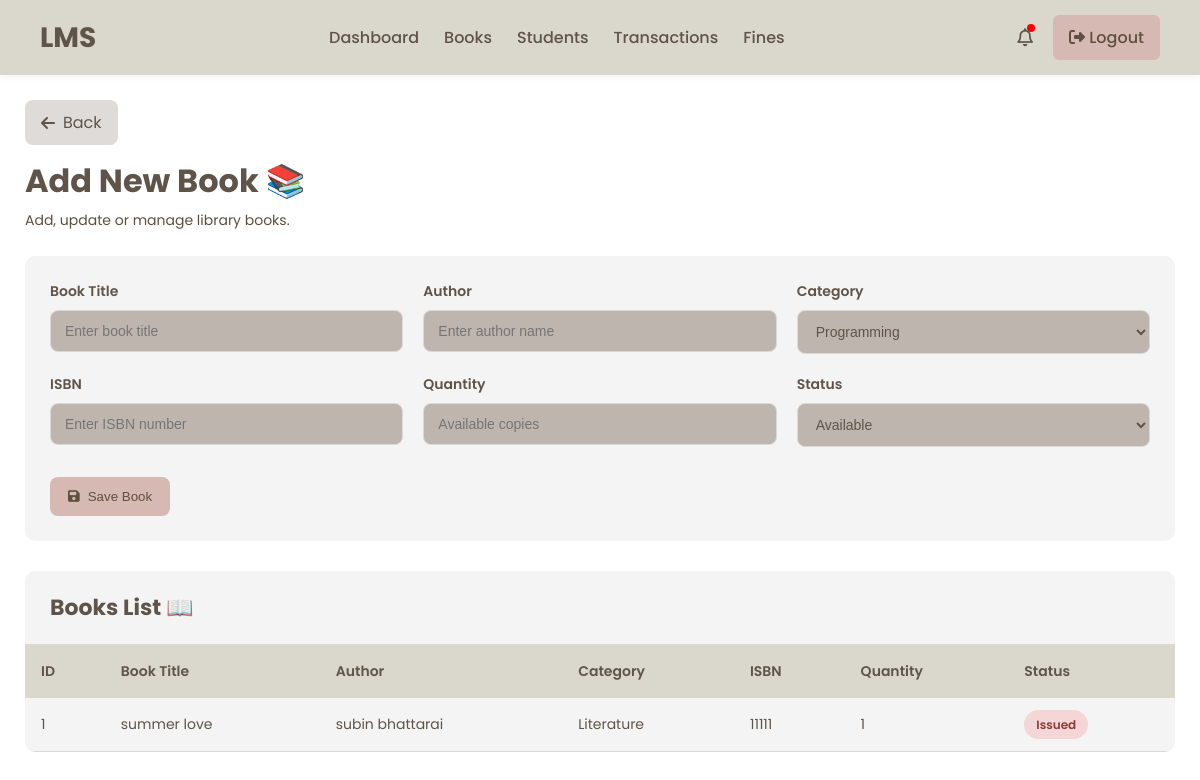
/add-book/, run on the app's committed database.
### library/models.py (models this page shows, shortened)
class Book(models.Model):
    title = models.CharField(max_length=200)
    author = models.CharField(max_length=100)
    category = models.CharField(
        max_length=100,
        default='General'
    )
    isbn = models.CharField(
        max_length=50,
        unique=True,
        null=True,
        blank=True
    )
    quantity = models.IntegerField(default=1)
    available = models.BooleanField(default=True)

### library/views.py (the view, shortened to what this page needs)
# urls.py: path('add-book/', views.add_book, name='add_book'),
def add_book(request):
    context = {
        'books': Book.objects.all()
    }
    return render(
        request,
        'add_book.html',
        context
    )

### templates/add_book.html (shortened to what this page needs)
{% extends 'admin_base.html' %}
{% load static %}
{% block extra_css %}
<link rel="stylesheet" href="{% static 'css/add_book.css' %}">
{% endblock %}
{% block content %}
<div class="students-page">
    <div class="top-header">
        <div class="header-left">
            <a href="{% url 'books' %}"
               class="back-btn">
                <i class="fa-solid fa-arrow-left"></i>
                Back
            </a>
            <h1 class="page-title">
                Add New Book 📚
            </h1>
            <p class="page-subtitle">
                Add, update or manage library books.
            </p>
        </div>
    </div>
    <div class="form-container">
        <form method="POST">
            <div class="input-group">
                <label>Book Title</label>
                <input type="text"
                       name="title"
                       placeholder="Enter book title"
                       required>
            </div>
            <div class="input-group">
                <label>Author</label>
                <input type="text"
                       name="author"
                       placeholder="Enter author name"
                       required>
            </div>
            <div class="input-group">
                <label>Category</label>
                <select name="category" required>
                    <option value="Programming">Programming</option>
                </select>
            </div>
            <div class="input-group">
                <label>ISBN</label>
                <input type="text"
                       name="isbn"
                       placeholder="Enter ISBN number">
            </div>
            <div class="input-group">
                <label>Quantity</label>
                <input type="number"
                       name="quantity"
                       min="1"
                       placeholder="Available copies"
                       required>
            </div>
            <div class="input-group">
                <label>Status</label>
                <select name="available">
                    <option value="True">Available</option>
                </select>
            </div>
            <div class="button-group">
                <button type="submit"
                        class="add-btn">
                    <i class="fa-solid fa-floppy-disk"></i>
                    Save Book
                </button>
            </div>
        </form>
    </div>
    <div class="table-wrapper">
        <div class="table-header">
            <h2>
                Books List 📖
            </h2>
        </div>
        <table>
            <thead>
                <tr>
                    <th>ID</th>
                    <th>Book Title</th>
                    <th>Author</th>
                    <th>Category</th>
                    <th>ISBN</th>
                    <th>Quantity</th>
                    <th>Status</th>
                </tr>
            </thead>
            <tbody>
                {% for book in books %}
                <tr>
                    <td>{{ book.id }}</td>
                    <td>{{ book.title }}</td>
                    <td>{{ book.author }}</td>
                    <td>{{ book.category }}</td>
                    <td>{{ book.isbn }}</td>
                    <td>{{ book.quantity }}</td>
                    <td>
                        {% if book.available %}
                        <span class="active-status">
                            Available
                        </span>
                        {% else %}
                        <span class="inactive-status">
                            Issued
                        </span>
                        {% endif %}
                    </td>
                </tr>
                {% endfor %}
            </tbody>
        </table>
    </div>
</div>
{% endblock %}

### assets/css/admin_base.css (style rules this page uses)
:root { --primary-color: #D9D9D9; --secondary-color: #DAD7CD; --background-color: #FFFFFF; --background-color-table: #F4F4F4; --text-color: #5F5449; --btn-color-1: #D5B9B2; --btn-color-2: #DEDBD8; --btn-color-3: #AAA0A0; --btn-text-color: #5E503F; --background-color-box: #EDDCD2; --box: #BFB5AF; }
* { margin:0; padding:0; box-sizing:border-box; }
body { font-family:'Poppins', sans-serif; background:var(--background-color); color:var(--text-color); min-height:100vh; }
table { width:100%; border-collapse:collapse; }
table th { font-weight:600; }

### assets/css/add_book.css (style rules this page uses)
.students-page { padding:25px; }
.top-header { display:flex; justify-content:space-between; align-items:center; margin-bottom:25px; flex-wrap:wrap; gap:15px; }
.back-btn { display:inline-flex; align-items:center; gap:8px; text-decoration:none; background:var(--btn-color-2); color:var(--text-color); padding:10px 16px; border-radius:8px; transition:.3s; margin-bottom:12px; }
.page-title { font-size:32px; margin-bottom:5px; color:var(--text-color); }
.page-subtitle { color:var(--btn-text-color); font-size:14px; }
.form-container { background:var(--background-color-table); border-radius:10px; padding:25px; margin-bottom:30px; }
.form-container form { display:grid; grid-template-columns:repeat(auto-fit, minmax(280px, 1fr)); gap:20px; }
.input-group { display:flex; flex-direction:column; }
.input-group label { margin-bottom:8px; font-size:14px; font-weight:600; color:var(--text-color); }
.input-group input, .input-group select { padding:12px 14px; border:1px solid var(--primary-color); border-radius:8px; background:var(--box); color:var(--text-color); font-size:14px; }
.button-group { grid-column:1 / -1; margin-top:10px; }
.add-btn { border:none; cursor:pointer; background:var(--btn-color-1); color:var(--btn-text-color); padding:12px 18px; border-radius:8px; font-weight:500; display:inline-flex; align-items:center; gap:8px; transition:.3s; }
.table-wrapper { background:var(--background-color-table); border-radius:10px; overflow:hidden; }
.table-header { padding:20px 25px; border-bottom:1px solid var(--primary-color); }
.table-header h2 { color:var(--text-color); font-size:22px; }
table { width:100%; border-collapse:collapse; }
thead { background:var(--secondary-color); }
thead th { padding:16px; text-align:left; font-size:14px; color:var(--text-color); font-weight:600; }
tbody td { padding:16px; border-bottom:1px solid var(--primary-color); font-size:14px; }
.inactive-status { background:#f4d6d6; color:#8a3c3c; padding:6px 12px; border-radius:20px; font-size:12px; font-weight:600; }

### data on the page
Book: id "1", title "summer love", author "subin bhattarai", category "Literature", isbn "11111", quantity "1", available "Issued"
